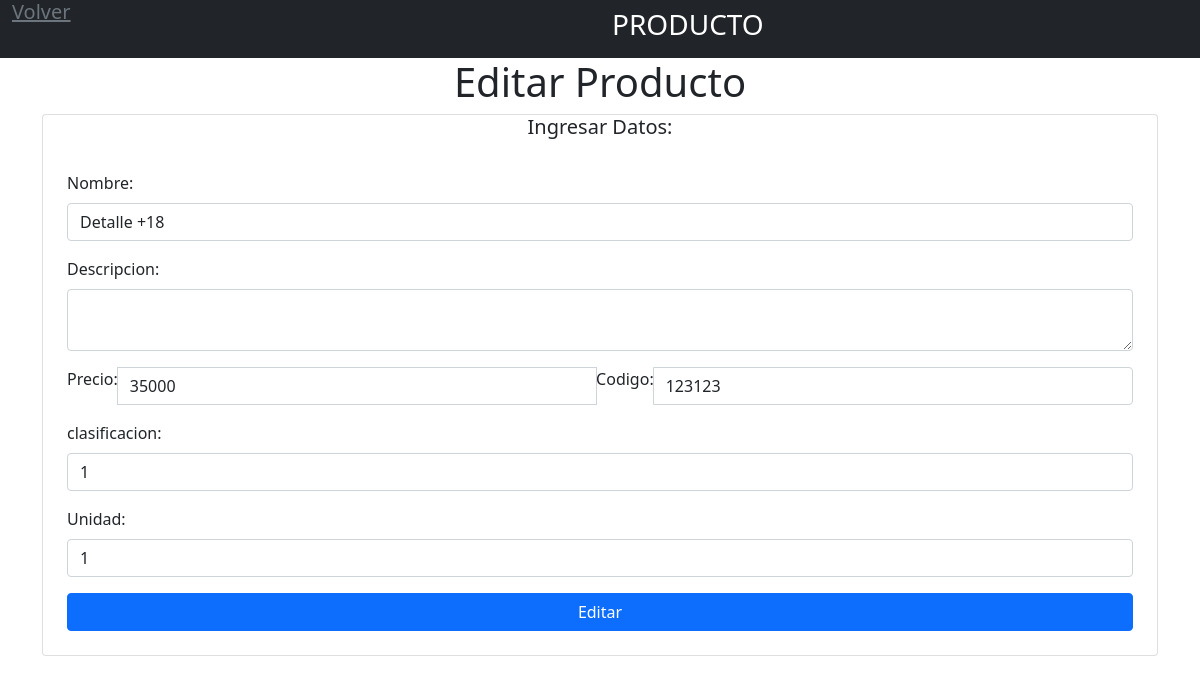
Page /Vista/admin/producto/editar.pro.php?idProducto=10 on the committed database.
### tables this page shows
CREATE TABLE `producto` (
  `idProducto` int(11) NOT NULL,
  `NombreP` varchar(45) NOT NULL,
  `Descripcion` varchar(45) NOT NULL,
  `Precio` varchar(45) NOT NULL,
  `Codigo` varchar(45) NOT NULL,
  `idClasificacion` int(11) NOT NULL,
  `Unidad` int(45) NOT NULL,
  `Imagen` longblob NOT NULL,
  `tipo` varchar(50) NOT NULL
);

### Vista/admin/producto/editar.pro.php (the view, shortened to what this page needs)
<?php include("header.pro.php")?>
<?php
    include ('db_pro.php');
    $codigo = $_GET['idProducto'];
    $sentencia = $bd->prepare("SELECT * FROM producto WHERE idProducto = ?");
    $sentencia->execute([$codigo]);
    $producto = $sentencia->fetch(PDO::FETCH_OBJ);
?>
<div class="container">
    <div class="row">
        <div class="col-md ">
            <h1 class="text-center">Editar Producto</h1>
            <div class="card">
                <div class="card-helder text-center">
                   <h5>Ingresar Datos:</h5>
                </div>
                <form  class="p-4" method="POST" action="edit2.php">
                    <div class="mb-3">
                        <label  class="form-label">Nombre:</label>
                        <input type="text" class="form-control" name="txtnombre" placeholder
                        value="<?php echo $producto-> NombreP; ?>" >
                    </div>
                    <div class="mb-3">
                        <label  class="form-label">Descripcion:</label>
                        <textarea class="form-control"  name="txtdescripcion"
                        value="<?php echo $producto-> Descripcion; ?>" ></textarea>
                    </div>
                    <div class="mb-3 input-group">
                        <label  class="form-label">Precio:</label>
                        <input type="text" class="form-control " name="txtprecio" placeholder autofocus required
                        value="<?php echo $producto-> Precio; ?>"
                        >
                        <label  class="form-label">Codigo:</label>
                        <input type="text" class="form-control" name="txtcodigo" placeholder autofocus required
                        value="<?php echo $producto-> Codigo; ?>" >
                    </div>
                    <div class="mb-3">
                        <label  class="form-label">clasificacion:</label>
                        <input type="number" class="form-control" name="txtclasificacion" placeholder autofocus required
                        value="<?php echo $producto-> idClasificacion; ?>" >
                    </div>
                    <div class="mb-3">
                        <label  class="form-label">Unidad:</label>
                        <input type="number" class="form-control" name="txtunidad" placeholder autofocus required
                        value="<?php echo $producto-> Unidad; ?>" >
                    </div>
                    <div class="d-grid">
                        <input type="submit" class="btn btn-primary" value="Editar">
                    </div>
                </form>
            </div>
       </div>
    </div>
</div>
<?php include("footer.pro.php")   ?>

### rows in the picture
producto: txtnombre "Detalle +18", txtprecio "35000", txtcodigo "123123", txtclasificacion "1", txtunidad "1"
